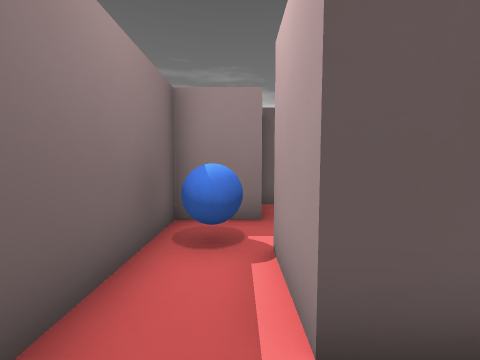
[1] (above)

24 first-person views from a walk through a 3-D level made in the Godot game engine. The camera is 1.3 m above the floor, tilts 4° down and sees 90° across. The floor is counted in squares, 1 m on a side. Each view is taken from the middle of a square. On the plan, view 1 faces up. The plan holds only what a view shows up to about 12 squares ahead; the rest is blank. Characters and animated objects are left out.

[2]
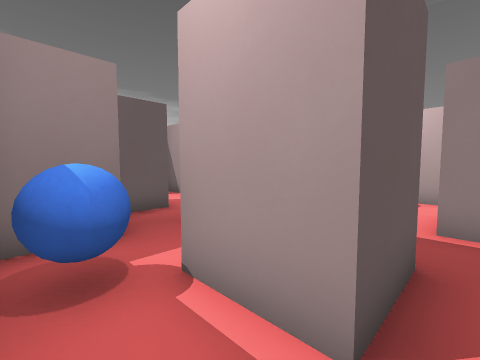

[3]
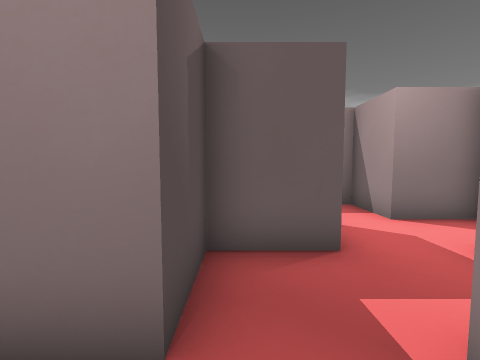

[4]
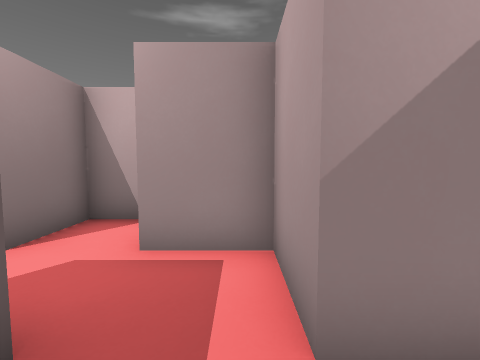

[5]
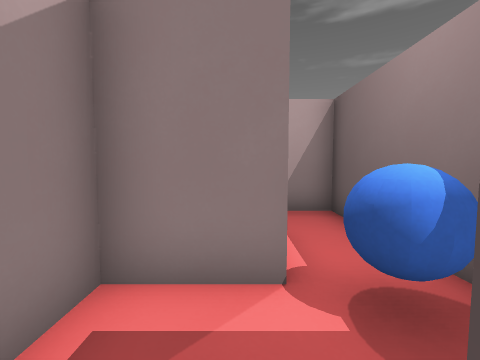

[6]
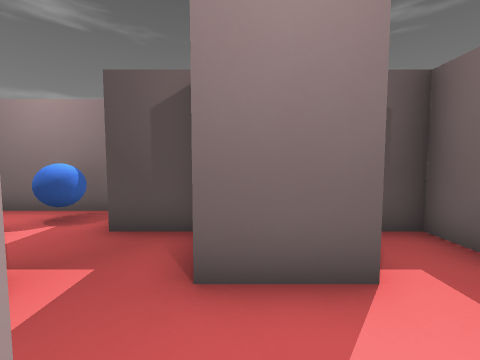

[7]
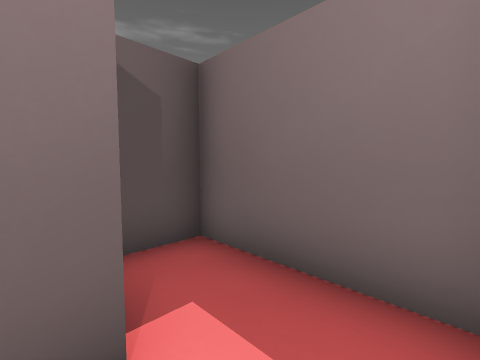

[8]
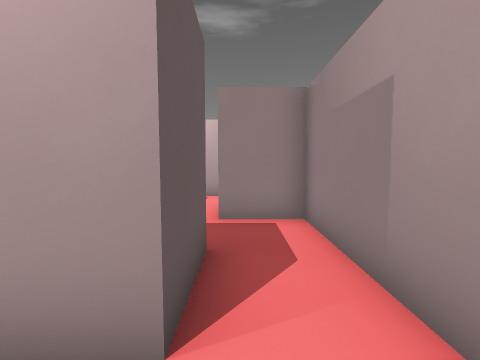

[9]
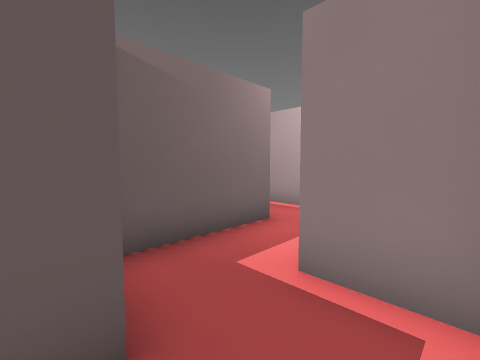

[10]
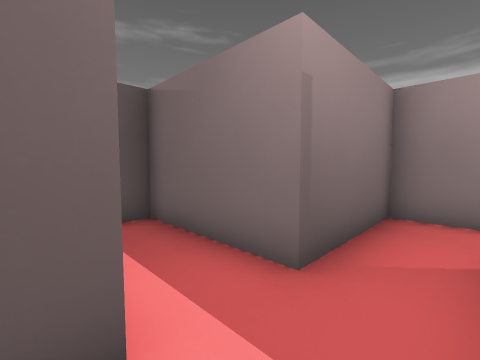

[11]
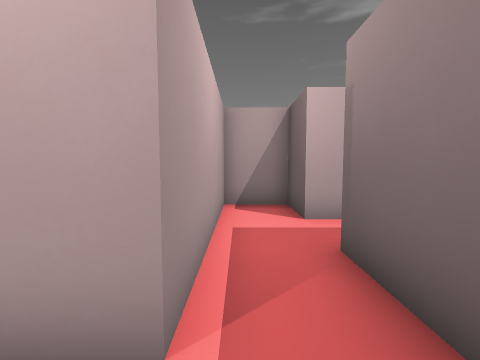

[12]
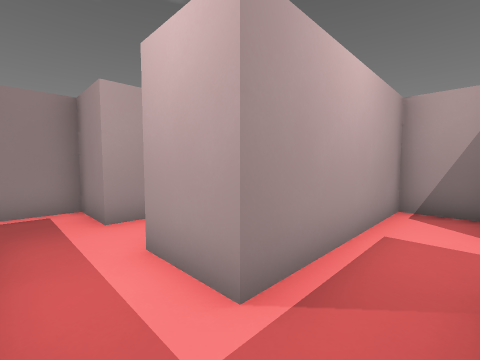

[13]
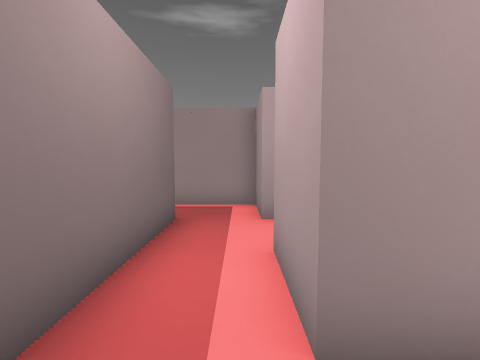

[14]
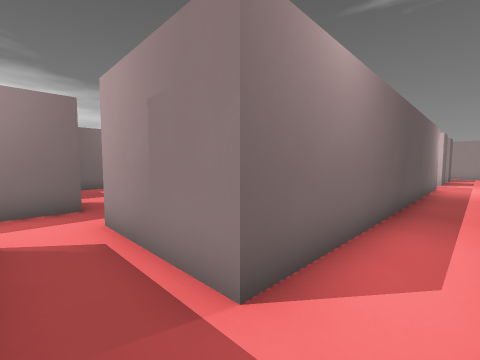

[15]
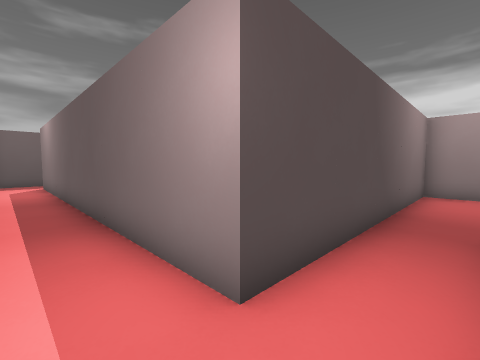

[16]
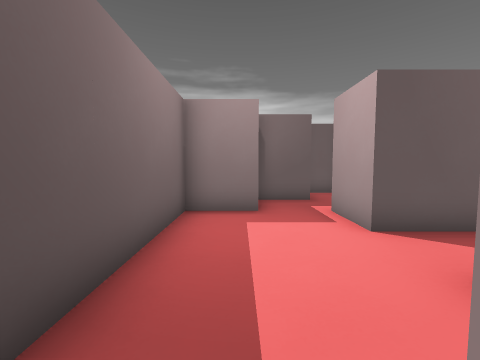

[17]
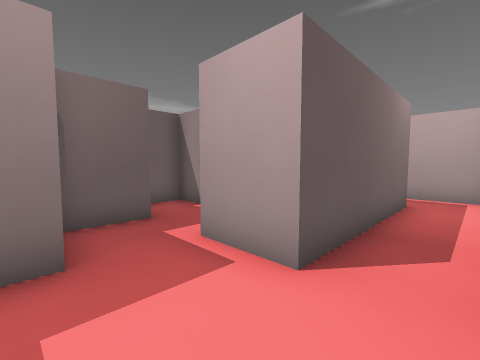

[18]
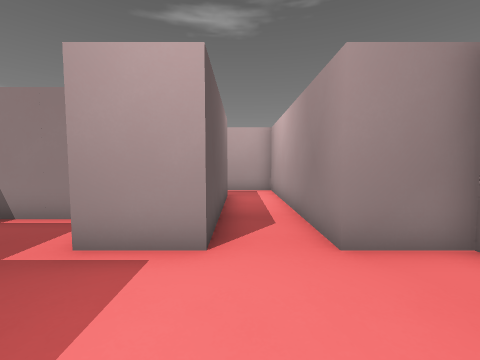

[19]
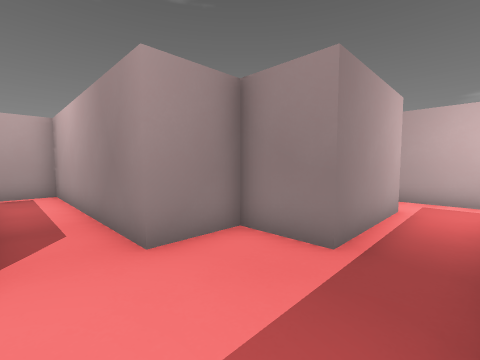

[20]
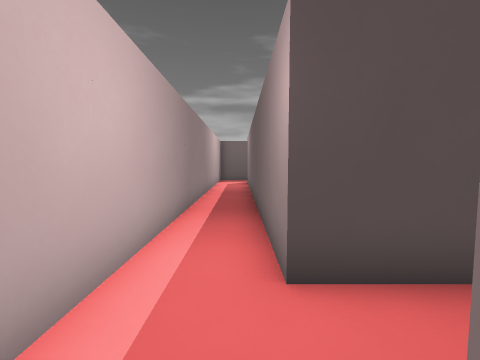

[21]
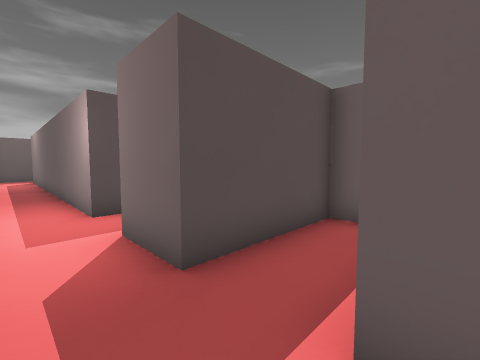

[22]
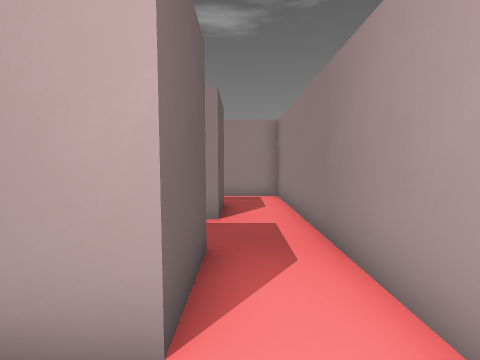

[23]
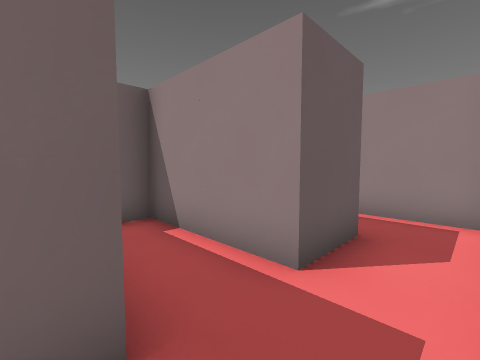

[24]
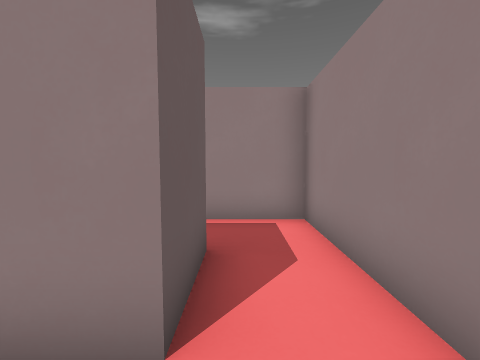

### Floor plan
Points are (right, up) in squares from view 1. A wall is a line through its corners. A room is listed if a view was taken in it or the views show most of it. See-through windows are left out.
Room 1 (views 1, 2, 3, 4, 5, 6, 7, 8)
walls: (2.5, 9.6) (2.5, 7.5) (0.5, 7.5) (0.5, 5.5) (-1.5, 5.5) (-1.5, -0.5) (0.5, -0.5); (0.5, 1.5) (0.5, 3.5) (2.5, 3.5) (2.5, 5.5) (4.5, 5.5) (4.5, 7.5); (6.5, 8.2) (6.5, 9.5) (4.5, 9.5) (4.5, 11.5) (0.5, 11.5) (0.5, 10.1)
ways out: opening at (1.5, 0.5) to room 2
objects: orb (-1, 4) to (0, 4)
Room 2 (view 9)
walls: (2.6, 1.5) (0.5, 1.5); (0.5, -0.5) (4.5, -0.5) (4.5, 1.5); (4.5, 3.5) (2.5, 3.5) (2.5, 2.8)
ways out: opening at (1.5, 0.5) to room 1; opening at (5.5, 2.5) to room 3
Room 3 (view 10)
walls: (5.6, 1.5) (6.5, 1.5) (6.5, -0.5) (8.5, -0.5) (8.5, 5.5); (6.5, 5.5) (6.5, 3.5) (4.5, 3.5)
ways out: opening at (5.5, 2.5) to room 2; opening at (7.5, 4.5) to room 4
Room 4 (views 11, 12, 13)
walls: (8.5, 5.5) (10.5, 5.5); (10.4, 7.5) (6.5, 7.5) (6.5, 5.5)
ways out: opening at (7.5, 4.5) to room 3; opening at (9.5, 6.5) to room 5
Room 5 (views 14, 15, 16, 17, 18, 19, 22)
walls: (28.5, 1.5) (28.5, 5.5) (30.5, 5.5) (30.5, 7.5) (38.5, 7.5) (38.5, 9.9); (28.6, 11.5) (26.5, 11.5) (26.5, 1.5) (12.5, 1.5) (12.5, 5.5) (14.5, 5.5) (14.5, 8.1); (30.6, 13.5) (28.6, 13.5); (32.5, 12.9) (32.5, 15.5) (31, 15.5); (36.5, 9.5) (30.5, 9.5) (30.5, 11.5); (17.2, -0.5) (28.6, -0.5); (12.6, 7.5) (10.4, 7.5)
ways out: opening at (9.5, 6.5) to room 4; opening at (29.5, 0.5) to room 6; opening at (13.5, 8.5); opening at (37.5, 10.5)
Room 6 (views 20, 23, 24)
walls: (32.5, 1.5) (32.5, 5.5) (30.5, 5.5) (30.5, 1.5) (28.5, 1.5); (28.6, -0.5) (32.5, -0.5)
ways out: opening at (29.5, 0.5) to room 5; opening at (33.5, 0.5) to room 7
Room 7 (view 21)
walls: (34.6, 1.5) (32.5, 1.5); (32.5, -0.5) (36.5, -0.5) (36.5, 2.2)
ways out: opening at (33.5, 0.5) to room 6; opening at (35.5, 2.5)

Positions as (right, up) in squares from view 1, and headings:
1: (0, 0), facing up
2: (-1, 1), facing up-right
3: (1, 4), facing up
4: (1, 6), facing right
5: (1, 6), facing down
6: (5, 8), facing left
7: (4, 9), facing up-left
8: (-1, 1), facing right
9: (2, 0), facing up-right
10: (8, 1), facing up-left
11: (8, 7), facing down
12: (7, 7), facing down-right
13: (7, 6), facing right
14: (11, 0), facing up-right
15: (28, 0), facing up-left
16: (28, 5), facing up
17: (28, 8), facing up-right
18: (27, 9), facing right
19: (27, 9), facing down-right
20: (29, 1), facing left
21: (33, 0), facing up-left
22: (27, 1), facing right
23: (30, 0), facing up-right
24: (31, 1), facing right
